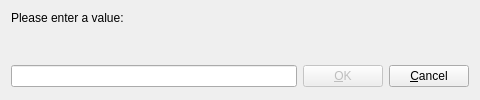
<?xml version="1.0" encoding="UTF-8"?>
<ui version="4.0">
 <class>InputDialog</class>
 <widget class="QDialog" name="InputDialog">
  <property name="geometry">
   <rect>
    <x>0</x>
    <y>0</y>
    <width>480</width>
    <height>100</height>
   </rect>
  </property>
  <property name="windowTitle">
   <string>Dialog</string>
  </property>
  <property name="styleSheet">
   <string notr="true"/>
  </property>
  <layout class="QVBoxLayout" name="verticalLayout">
   <property name="spacing">
    <number>0</number>
   </property>
   <item>
    <widget class="QLabel" name="messageLabel">
     <property name="styleSheet">
      <string notr="true"/>
     </property>
     <property name="text">
      <string>Please enter a value:</string>
     </property>
     <property name="alignment">
      <set>Qt::AlignLeading|Qt::AlignLeft|Qt::AlignTop</set>
     </property>
    </widget>
   </item>
   <item>
    <widget class="QWidget" name="horizontalWidget" native="true">
     <property name="sizePolicy">
      <sizepolicy hsizetype="Preferred" vsizetype="Fixed">
       <horstretch>0</horstretch>
       <verstretch>0</verstretch>
      </sizepolicy>
     </property>
     <layout class="QHBoxLayout" name="horizontalLayout">
      <property name="leftMargin">
       <number>0</number>
      </property>
      <property name="topMargin">
       <number>0</number>
      </property>
      <property name="rightMargin">
       <number>0</number>
      </property>
      <property name="bottomMargin">
       <number>2</number>
      </property>
      <item>
       <widget class="QLineEdit" name="inputLineEdit">
        <property name="clearButtonEnabled">
         <bool>true</bool>
        </property>
       </widget>
      </item>
      <item>
       <widget class="QPushButton" name="okButton">
        <property name="enabled">
         <bool>false</bool>
        </property>
        <property name="sizePolicy">
         <sizepolicy hsizetype="Fixed" vsizetype="Minimum">
          <horstretch>0</horstretch>
          <verstretch>0</verstretch>
         </sizepolicy>
        </property>
        <property name="text">
         <string>&amp;OK</string>
        </property>
        <property name="default">
         <bool>true</bool>
        </property>
       </widget>
      </item>
      <item>
       <widget class="QPushButton" name="cancelButton">
        <property name="sizePolicy">
         <sizepolicy hsizetype="Fixed" vsizetype="Fixed">
          <horstretch>0</horstretch>
          <verstretch>0</verstretch>
         </sizepolicy>
        </property>
        <property name="text">
         <string>&amp;Cancel</string>
        </property>
        <property name="autoDefault">
         <bool>false</bool>
        </property>
       </widget>
      </item>
     </layout>
    </widget>
   </item>
  </layout>
 </widget>
 <resources/>
 <connections/>
</ui>
